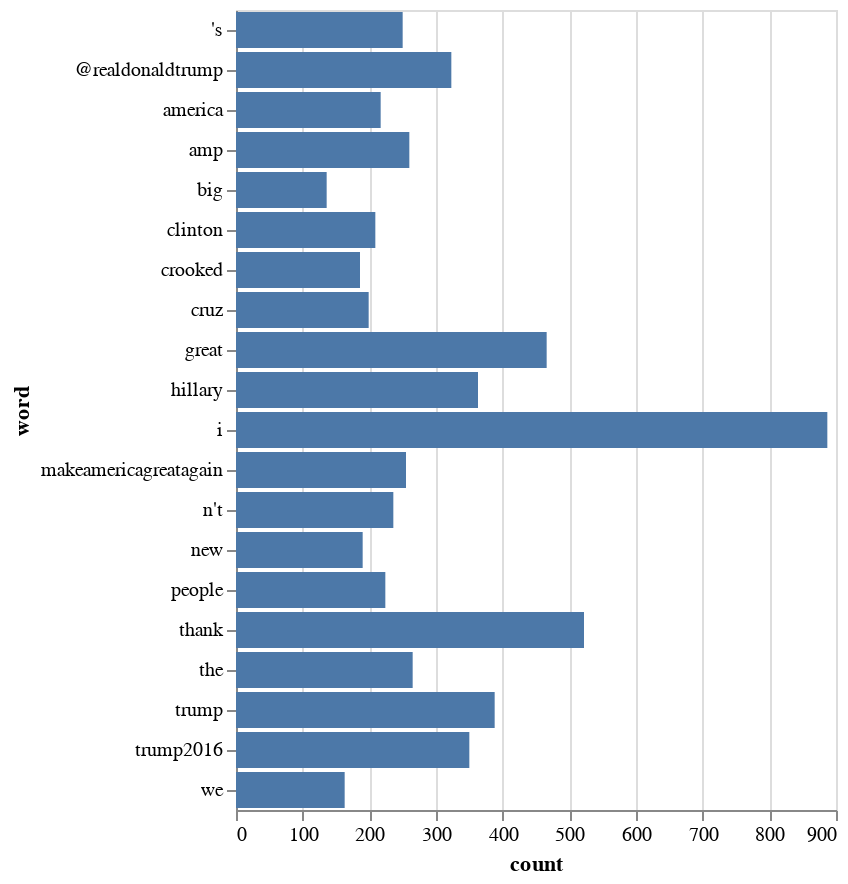

Here is the notebook cell this chart was saved with:
### Markdown cell above
Use the `trump_df` `DataFrame` to visualize the counts of the top 20 words (use `iloc` to extract the top 20 words), with:

* 'count` for x;
* `word` for y; and
* Bar marks

### Code cell
alt.Chart(trump_df.iloc[:20]).mark_bar().encode(
    alt.X('count'),
    alt.Y('word')
)

### Figure 1 — Vega-Lite specification as saved in the notebook (floating-point values rounded to 4 significant figures)
{"$schema": "https://vega.github.io/schema/vega-lite/v1.2.1.json", "data": {"values": [{"count": 887, "word": "i"}, {"count": 522, "word": "thank"}, {"count": 466, "word": "great"}, {"count": 388, "word": "trump"}, {"count": 363, "word": "hillary"}, {"count": 350, "word": "trump2016"}, {"count": 323, "word": "@realdonaldtrump"}, {"count": 265, "word": "the"}, {"count": 260, "word": "amp"}, {"count": 255, "word": "makeamericagreatagain"}, {"count": 250, "word": "'s"}, {"count": 236, "word": "n't"}, {"count": 224, "word": "people"}, {"count": 217, "word": "america"}, {"count": 209, "word": "clinton"}, {"count": 199, "word": "cruz"}, {"count": 190, "word": "new"}, {"count": 186, "word": "crooked"}, {"count": 163, "word": "we"}, {"count": 136, "word": "big"}]}, "encoding": {"x": {"field": "count", "type": "quantitative"}, "y": {"field": "word", "type": "nominal"}}, "mark": "bar"}
